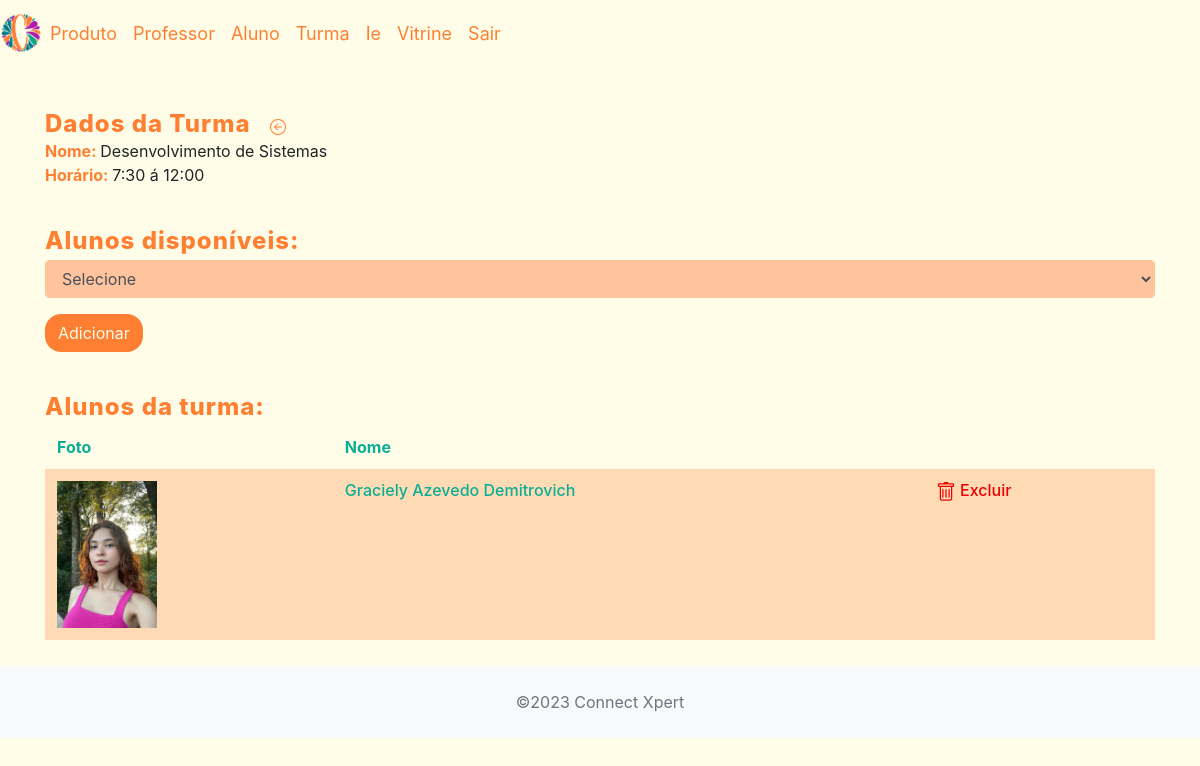
Screenshot of /crud_connectxpert/app/controller/TurmaAlunoController.php?action=list&id=5 (signed in) with the database file from the repository.
### tables this page shows
CREATE TABLE `turma` (
  `id_turma` int(11) NOT NULL,
  `nome_turma` varchar(60) NOT NULL,
  `num_alunos` int(11) NOT NULL,
  `horario` varchar(45) NOT NULL,
  `dia_semana` varchar(60) NOT NULL
);

CREATE TABLE `turma_aluno` (
  `id_turma_aluno` int(11) NOT NULL,
  `id_turma` int(11) NOT NULL,
  `id_aluno` int(11) NOT NULL
);

CREATE TABLE `aluno` (
  `id_aluno` int(11) NOT NULL,
  `nome_aluno` varchar(100) NOT NULL,
  `nascimento_aluno` date NOT NULL,
  `telefone` varchar(20) NOT NULL,
  `nome_responsavel` varchar(60) NOT NULL,
  `sexo_aluno` enum('feminino','masculino','outros') NOT NULL,
  `login_aluno` varchar(15) NOT NULL,
  `senha_aluno` varchar(15) NOT NULL,
  `historico` text NOT NULL,
  `cpf_aluno` varchar(20) NOT NULL,
  `rg_aluno` varchar(20) NOT NULL,
  `email_aluno` varchar(100) NOT NULL,
  `end_rua` varchar(95) NOT NULL,
  `end_bairro` varchar(95) NOT NULL,
  `end_cidade` varchar(95) NOT NULL,
  `end_estado` varchar(95) NOT NULL,
  `end_numero` int(11) NOT NULL,
  `end_complemento` varchar(100) DEFAULT NULL,
  `id_ie` int(11) NOT NULL,
  `situacao` enum('disponivel','indisponivel') NOT NULL,
  `foto` varchar(60) NOT NULL
);

### crud_connectxpert/app/model/Turma.php (called while the page is built, shortened)
<?php
class Turma {
    private $idTurma;
    private $nomeTurma;
    private $horario;
    public function getIdTurma()
    {
        return $this->idTurma;
    }
    public function setIdTurma($idTurma)
    {
        $this->idTurma = $idTurma;
        return $this;
    }
    public function getNomeTurma()
    {
        return $this->nomeTurma;
    }
    public function setNomeTurma($nomeTurma)
    {
        $this->nomeTurma = $nomeTurma;
        return $this;
    }
    public function getHorario()
    {
        return $this->horario;
    }
    public function setHorario($horario)
    {
        $this->horario = $horario;
        return $this;
    }
}

### crud_connectxpert/app/dao/TurmaDAO.php (called while the page is built, shortened)
<?php
include_once(__DIR__ . "/../model/Turma.php");
class TurmaDAO {
    public function findById(int $id) {
        $conn = Connection::getConn();
        $sql = "SELECT * FROM turma t" .
               " WHERE t.id_turma = ?";
        $stm = $conn->prepare($sql);
        $stm->execute([$id]);
        $result = $stm->fetchAll();
        $turmas = $this->mapTurmas($result);
        if(count($turmas) == 1)
            return $turmas[0];
        elseif(count($turmas) == 0)
            return null;
        die("TurmaDAO.findById()" . " - Erro: mais de uma turma encontrada.");
    }
    private function mapTurmas($result) {
        $turmas = array();
        foreach ($result as $reg) {
            $turma = new Turma();
            $turma->setIdTurma($reg['id_turma']);
            $turma->setNomeTurma($reg['nome_turma']);
            $turma->setNumAlunos($reg['num_alunos']);
            $turma->setHorario($reg['horario']);
            $turma->setDiaSemana($reg['dia_semana']);
            array_push($turmas, $turma);
        }
        return $turmas;
    }
}

### crud_connectxpert/app/model/Aluno.php (called while the page is built, shortened)
<?php
class Aluno {
    private $nomeAluno;
    private $foto;
    private $idTurmaAluno;
    public function getNomeAluno()
    {
        return $this->nomeAluno;
    }
    public function setNomeAluno($nomeAluno): self
    {
        $this->nomeAluno = $nomeAluno;
        return $this;
    }
    public function getFoto()
    {
        return $this->foto;
    }
    public function setFoto($foto)
    {
        $this->foto = $foto;
        return $this;
    }
    public function getIdTurmaAluno()
    {
        return $this->idTurmaAluno;
    }
    public function setIdTurmaAluno($idTurmaAluno)
    {
        $this->idTurmaAluno = $idTurmaAluno;
        return $this;
    }
}

### crud_connectxpert/app/dao/AlunoDAO.php (called while the page is built, shortened)
<?php
include_once(__DIR__ . "/../model/Aluno.php");
class AlunoDAO {
      public function listByTurma(int $idTurma) {
        $conn = Connection::getConn();
        $sql = "SELECT a.*, ta.id_turma_aluno
                FROM turma_aluno ta
                JOIN aluno a ON (a.id_aluno = ta.id_aluno)
                WHERE ta.id_turma = ?";
        $stm = $conn->prepare($sql);
        $stm->execute([$idTurma]);
        $result = $stm->fetchAll();
        $alunos = $this->mapAlunos($result);
        return $alunos;
    }
    private function mapAlunos($result) {
        $alunos = array();
        foreach ($result as $reg) {
            $aluno = new Aluno();
            $aluno->setIdAluno($reg['id_aluno']);
            $aluno->setNomeAluno($reg['nome_aluno']);
            $aluno->setNascimentoAluno($reg['nascimento_aluno']);
            $aluno->setTelefone($reg['telefone']);
            $aluno->setNomeResponsavel($reg['nome_responsavel']);
            $aluno->setSexoAluno($reg['sexo_aluno']);
            $aluno->setCpfAluno($reg['cpf_aluno']);
            $aluno->setRgAluno($reg['rg_aluno']);
            $aluno->setEmailAluno($reg['email_aluno']);
            $aluno->setLoginAluno($reg['login_aluno']);
            $aluno->setSenhaAluno($reg['senha_aluno']);
            $aluno->setHistorico($reg['historico']);
            $aluno->setEndRua($reg['end_rua']);
            $aluno->setEndBairro($reg['end_bairro']);
            $aluno->setEndCidade($reg['end_cidade']);
            $aluno->setEndEstado($reg['end_estado']);
            $aluno->setEndNumero($reg['end_numero']);
            $aluno->setEndComplemento($reg['end_complemento']);
            $aluno->setSituacao($reg['situacao']);
            $aluno->setFoto($reg['foto']);
            $aluno->setIdIe($reg['id_ie']);
            if(isset($reg['id_turma_aluno']))
            $aluno->setIdTurmaAluno($reg['id_turma_aluno']);
            array_push($alunos, $aluno);
        }
        return $alunos;
    }
}

### crud_connectxpert/app/view/turma_aluno/turmaAluno.php (the view, shortened to what this page needs)
<?php
require_once(__DIR__ . "/../include/header.php");
require_once(__DIR__ . "/../include/menu.php");
echo '<link rel="stylesheet" href="' . BASEURL . '/view/professor/profstyle.css">';
echo '<link rel="stylesheet" href="' . BASEURL . '/view/utils/busca_select/buscaSelect.css">';
?>
<div class="container">
    <div class="row" style="margin-top: 10px;">
        <h3 class="col-4">Dados da Turma <a class="btn btn-inserir"
                href="<?= BASEURL ?>/controller/TurmaController.php?action=list"></a></h3>
    </div>
    <div class="row" style="margin-top: 10px;">
        <div class="col-12">
            <span style="font-weight: bold; color: rgba(255, 127, 50, 1);" > Nome: </span> <?= $dados["turma"]->getNomeTurma() ?>
        </div>
        <div class="col-12">
            <span style="font-weight: bold; color: rgba(255, 127, 50, 1);" > Horário: </span> <?= $dados["turma"]->getHorario() ?>
        </div>
    </div>
    <div class="row" style="margin-top: 10px;">
        <h3 class="col-4">Alunos disponíveis:</h3>
    </div>
    <div class="row" style="margin-top: 10px;">
        <div class="col-12">
            <form id="frmTurma" method="POST"
                action="<?= BASEURL ?>/controller/TurmaAlunoController.php?action=add" >
                <div class="form-group">
                    <select class="form-control" id="somAluno" name="idAluno">
                        <option value="">Selecione</option>
                    </select>
                </div>
                <button type="submit" class="btn" style="background-color: #ff7f32; border-radius: 16px;"><a style="color:#fdfbeb;">Adicionar</button>
            </form>
        </div>
        <div class="col-6">
        </div>
    </div>
    <div class="row" style="margin-top: 10px;">
        <h3 class="col-12">Alunos da turma:</h3>
    </div>
    <div class="row" style="margin-top: 10px;">
        <div class="col-12">
            <table id="tabAlunos" class='table table-striped'>
                    <thead>
                        <tr class="topicos">
                            <th>Foto</th>
                            <th>Nome</th>
                            <th> </th>
                        </tr>
                    </thead>
                    <?php foreach($dados['listaAlunosturma'] as $aln): ?>
                        <tr class="listagem">
                            <td><img src="<?= BASEURL_FOTOS . $aln->getFoto(); ?>" style="width: 100px; height: auto;" /></td>
                            <td><?= $aln->getNomeAluno(); ?></td>
                            <td><a class="btn-excluir"
                                onclick="return confirm('Confirma a exclusão do aluno?');"
                                href="<?= BASEURL ?>/controller/TurmaAlunoController.php?action=delete&idTurmaAluno=<?= $aln->getIdTurmaAluno() ?>&idTurma=<?= $dados["turma"]->getIdTurma() ?>">
 Excluir</a>
                            </td>
                        </tr>
                    <?php endforeach; ?>
            </table>
        </div>
    </div>
</div>
<?php
require_once(__DIR__ . "/../include/footer.php");
?>

### crud_connectxpert/app/view/professor/profstyle.css (style rules this page uses)
h3 { width: 100px; height: 45px; top: 30px; color: rgba(255, 127, 50, 1); font-style: normal; font-size: 24px; font-weight: 800; line-height: 1.2; letter-spacing: 1px; text-decoration: none; text-transform: none; }
body { background-color: #fffde7; }
.topicos { width: 102.5px; height: 14.73px; left: 135px; top: 187.82px; color: rgba(10, 174, 148, 1); font-style: normal; font-size: 16px; font-weight: 600; line-height: 1.2; letter-spacing: 0px; text-decoration: none; }
.listagem { width: 201px; height: 18px; left: 140px; top: 261px; color: rgb(10, 174, 148, 1); font-style: normal; font-size: 16px; font-weight: 500; line-height: 1.2; text-decoration: none; text-transform: capitalize; }
.btn-excluir { color:rgb(238, 1, 1); }
.table-striped tbody tr:nth-of-type(odd) { background-color: rgba(255, 129, 50, 0.274) !important; }
.table td, .table th { border-top: 0px solid transparent !important; }
.table thead th { border-bottom: 0px solid transparent !important; }
.form-control { background-color: #ffc39e; border: 1px solid #ffc39e; }

### rows the page displays
turma: nome_turma "Desenvolvimento de Sistemas", horario "7:30 á 12:00"
turma_aluno: id_aluno.foto (picture), id_aluno.nome_aluno "Graciely Azevedo Demitrovich"
